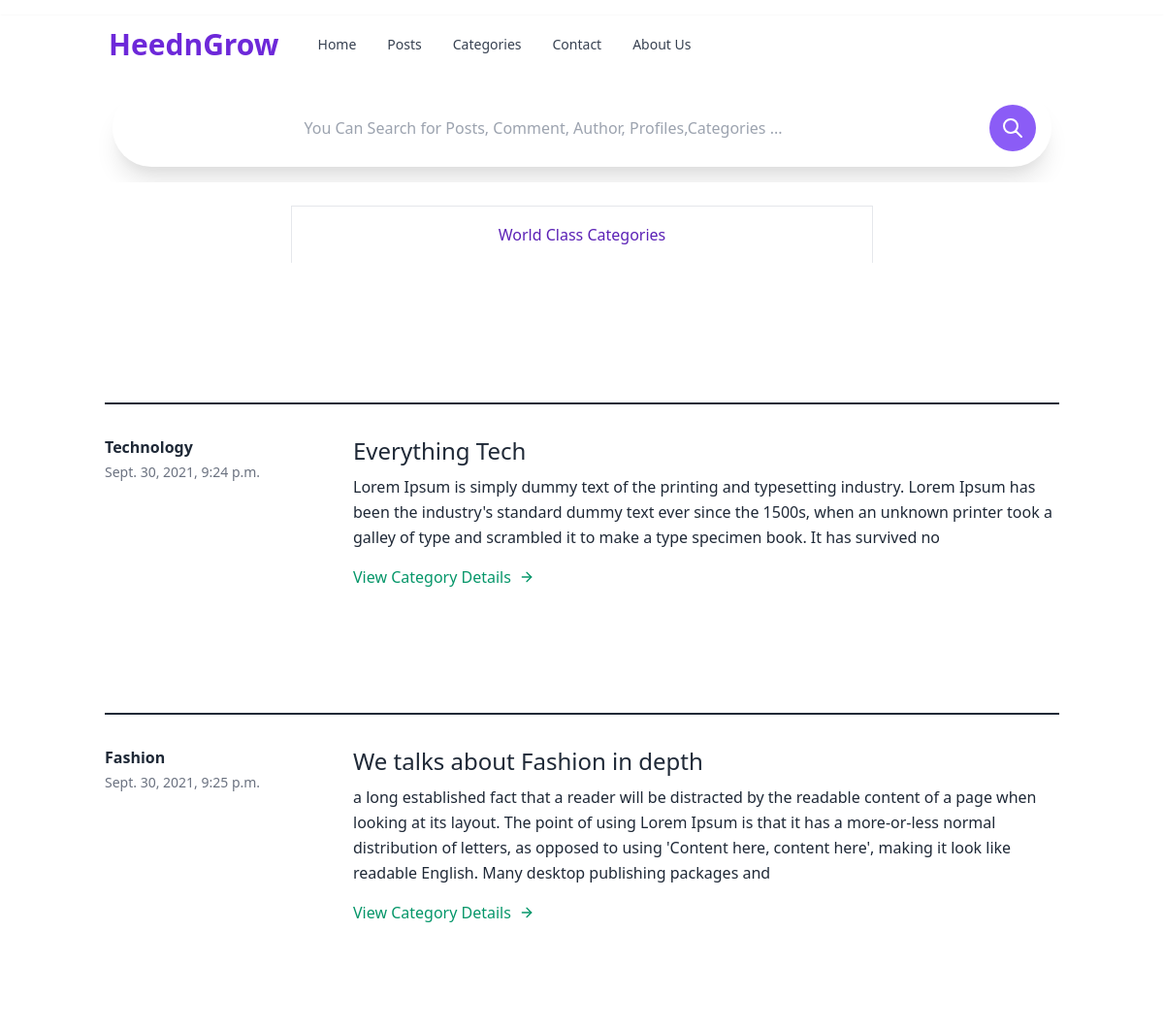
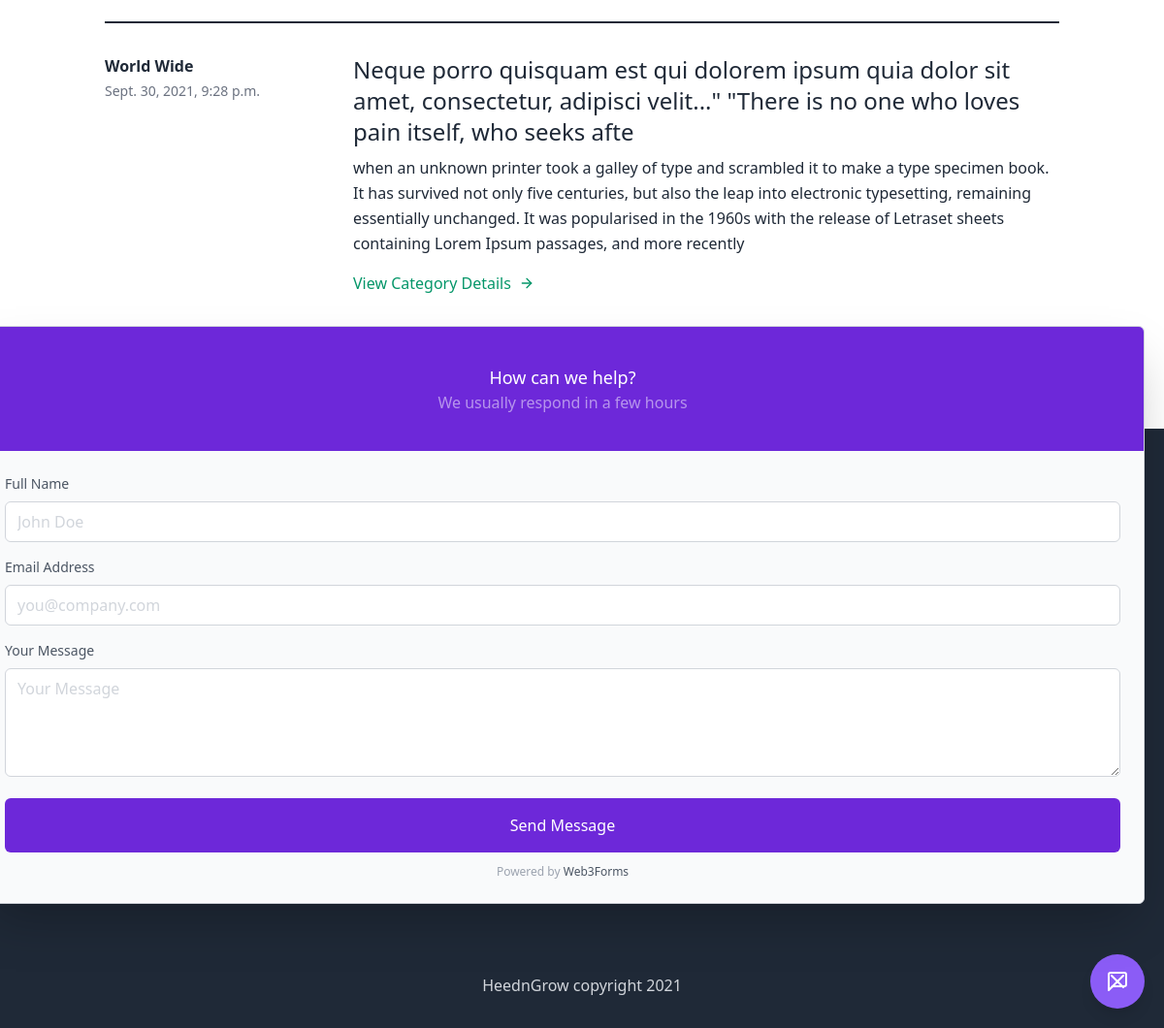
The app's page /categories/all/ with its own data (2 pictures, top to bottom).
### blog/models.py (models this page shows, shortened)
class Categories(models.Model):
    category_name = models.CharField(max_length=150,primary_key=True)
    category_title = models.CharField(max_length=150)
    category_description = models.TextField()
    created_date = models.DateTimeField(default=timezone.now)
    category_image = models.CharField(max_length=400,blank=True,null=True)
    class Meta:
        ordering =['created_date']

### blog/views.py (the view)
# urls.py: path('categories/all/',CategoriesListView.as_view(),name='categories'),
class CategoriesListView(ListView):
    context_object_name = 'categories'
    model = Categories
    page_kwarg = 'page'
    paginate_by = 10
    template_name = 'blog/category-list.html'

### blog/templates/blog/category-list.html
{% extends "blog/base.html" %}
{% block content %}
<section class="text-gray-400 bg-white dark:bg-gray-800 body-font overflow-hidden">
  <div class="flex flex-col w-full mb-12 text-left lg:text-center">
    <p class="mx-auto mt-6 mb-0 p-4 text-base font-medium leading-relaxed text-purple-800 border border-gray-200 border-b-0 lg:w-1/2">World Class Categories</p>
  </div>
{% for category in categories %}
  <div class="container px-5 py-24 pb-0 mx-auto">
    <div class="py-8 flex border-t-2 border-gray-800 flex-wrap md:flex-nowrap">
      <div class="md:w-64 md:mb-0 mb-6 flex-shrink-0 flex flex-col">
        <span class="font-semibold title-font text-gray-800 dark:text-white">{{category.category_name}}</span>
        <span class="mt-1 text-gray-500 text-sm">{{category.created_date}}</span>
      </div>
      <div class="md:flex-grow">
        <h2 class="text-2xl font-medium text-gray-800 dark:text-white title-font mb-2">{{category.category_title}}</h2>
        <p class="leading-relaxed text-gray-800 dark:text-white">{{category.category_description}}</p>
        <a href="{% url 'category_detail' category.pk %}"class="text-green-600 inline-flex items-center mt-4">View Category Details
          <svg class="w-4 h-4 ml-2" viewBox="0 0 24 24" stroke="currentColor" stroke-width="2" fill="none" stroke-linecap="round" stroke-linejoin="round">
            <path d="M5 12h14"></path>
            <path d="M12 5l7 7-7 7"></path>
          </svg>
        </a>
      </div>
    </div>
</div>
{% endfor %}
</section>
{% endblock content %}

### blog/templates/blog/base.html (shortened to what this page needs)
{% load static %}
<!DOCTYPE html>
<html lang="en" dir="ltr">
  <head>
    <link href="https://unpkg.com/tailwindcss@^2/dist/tailwind.min.css" rel="stylesheet">
  </head>
  <body>
      {% include "blog/partials/nav.html" %}
    <main class="dark:bg-gray-800 bg-white relative ">
    {% block content %}{% endblock content %}
    {% include "blog/partials/pop_contact.html" %}
    <div class="flex flex-col my-8 space-y-3 sm:space-y-0 sm:flex-row sm:justify-center sm:-mx-2">
      {% include "blog/partials/tag_form.html" %}
    </div>
    </main>
    {% include "blog/partials/footer.html" %}
  </body>
</html>

### blog/templates/blog/partials/nav.html (shortened to what this page needs)
<nav class="bg-white mt-4 shadow dark:bg-gray-800">
    <div class="container px-6 py-3 mx-auto md:flex">
        <div class="flex items-center justify-between">
            <div class="mr-4">
                <a class="text-2xl font-bold text-purple-700 dark:text-white lg:text-3xl hover:text-purple-600 dark:hover:text-gray-300" href="{% url 'home_page' %}">Heedn<p class="text-thin inline font-title">Grow</a>
            </div>
        </div>
        <div class="w-full md:flex md:items-center md:justify-between">
            <div class="flex flex-col px-2 py-3 -mx-4 md:flex-row md:mx-0 md:py-0">
                <a href="{% url 'home_page'%}" class="px-2 py-1 text-sm font-medium text-gray-700 transition-colors duration-200 transform rounded dark:text-gray-200 hover:bg-gray-900 hover:text-gray-100 md:mx-2">Home</a>
                <a href="{% url 'blog_list'%}" class="px-2 py-1 text-sm font-medium text-gray-700 transition-colors duration-200 transform rounded dark:text-gray-200 hover:bg-gray-900 hover:text-gray-100 md:mx-2">Posts</a>
                <a href="{% url 'categories'%}" class="px-2 py-1 text-sm font-medium text-gray-700 transition-colors duration-200 transform rounded dark:text-gray-200 hover:bg-gray-900 hover:text-gray-100 md:mx-2">Categories</a>
                <a href="{% url 'contact_template' %}" class="px-2 py-1 text-sm font-medium text-gray-700 transition-colors duration-200 transform rounded dark:text-gray-200 hover:bg-gray-900 hover:text-gray-100 md:mx-2">Contact</a>
                <a href="{% url 'about'%}" class="px-2 py-1 text-sm font-medium text-gray-700 transition-colors duration-200 transform rounded dark:text-gray-200 hover:bg-gray-900 hover:text-gray-100 md:mx-2">About Us</a>
            </div>
        </div>
    </div>
    {% include "blog/partials/search_bar.html" %}
</nav>

### blog/templates/blog/partials/search_bar.html
<form method="GET"  action="{% url 'search'%}">
  <div class="p-4 m-auto w-5/6">
<div class="bg-white flex items-center rounded-full shadow-xl">
<input value="{{ request.GET.query}}" name="query" type="text" class="rounded-l-full text-center w-full py-4 px-6 text-gray-700 leading-tight focus:outline-none" type="text" placeholder="You Can Search for Posts, Comment, Author, Profiles,Categories ...">
<div class="p-4">
  <button type="submit" class="bg-purple-500 text-white rounded-full p-2 hover:bg-purple-400 focus:outline-none w-12 h-12 flex items-center justify-center">
    <svg xmlns="http://www.w3.org/2000/svg" class="h-6 w-6" fill="none" viewBox="0 0 24 24" stroke="currentColor">
        <path stroke-linecap="round" stroke-linejoin="round" stroke-width="2" d="M21 21l-6-6m2-5a7 7 0 11-14 0 7 7 0 0114 0z" />
    </svg>
  </button>
</div>
</div>
</div>
</form>

### blog/templates/blog/partials/pop_contact.html (shortened to what this page needs)
    <div  id="web3forms__widget" x-data="{ open: true }"  x-init="() => setTimeout(() => open = false, 1000)">
      <div
        id="w3f__widget--content"
        x-show="open"
        x-transition:enter-start="opacity-0 translate-y-5"
        x-transition:enter="transition duration-200 transform ease"
        x-transition:leave="transition duration-200 transform ease"
        x-transition:leave-end="opacity-0 translate-y-5"
        @click.away="open = false"
        class="fixed flex flex-col z-50 bottom-[100px] top-0 right-0 h-auto left-0 sm:top-auto sm:right-5 sm:left-auto h-[calc(100%-95px)] w-full sm:w-[350px] overflow-auto min-h-[250px] sm:h-[600px] border border-gray-300 bg-white shadow-2xl rounded-md"
      >
      <div class="flex p-5 flex-col justify-center items-center h-32 bg-purple-700">
        <h3 class="text-lg text-white">How can we help?</h3>
        <p class="text-white opacity-50">We usually respond in a few hours</p>
      </div>
       <div class="bg-gray-50 flex-grow p-6">
          <form
          action="https://api.web3forms.com/submit"
          method="POST"
          id="form"
          class="needs-validation"
          novalidate
        >
            <div class="mb-4">
              <label
                for="full_name"
                class="block mb-2 text-sm text-gray-600 dark:text-gray-400"
                >Full Name</label
              >
              <input
                type="text"
                name="name"
                id="full_name"
                placeholder="John Doe"
                required
                class="w-full px-3 py-2 bg-white placeholder-gray-300 border border-gray-300 rounded-md focus:outline-none focus:ring focus:ring-indigo-100 focus:border-indigo-300"
              />
            </div>
            <div class="mb-4">
              <label
                for="email"
                class="block mb-2 text-sm text-gray-600 dark:text-gray-400"
                >Email Address</label
              >
              <input
                type="email"
                name="email"
                id="email"
                placeholder="you@company.com"
                required
                class="w-full px-3 py-2 bg-white placeholder-gray-300 border border-gray-300 rounded-md focus:outline-none focus:ring focus:ring-indigo-100 focus:border-indigo-300"
              />
            </div>
          <div class="mb-4">
            <label
              for="message"
              class="block mb-2 text-sm text-gray-600 dark:text-gray-400"
              >Your Message</label
            >
            <textarea
              rows="4"
              name="message"
              id="message"
              placeholder="Your Message"
              class="w-full h-28 px-3 py-2 bg-white placeholder-gray-300 border border-gray-300 rounded-md focus:outline-none focus:ring focus:ring-indigo-100 focus:border-indigo-300"
              required
            ></textarea>
          </div>
          <div class="mb-3">
            <button
              type="submit"
              class="w-full px-3 py-4 text-white bg-purple-700 rounded-md focus:bg-indigo-600 focus:outline-none"
            >
              Send Message
            </button>
          </div>
          <p class="text-xs text-center text-gray-400" id="result">
            <span>Powered by <a href="https://Web3Forms.com" class="text-gray-600" target="_blank" rel="noopener noreferrer">Web3Forms</a></span>
          </p>
        </form>
       </div>
      </div>
      <button
        id="w3f__widget--btn"
        @click="open = !open"
        class="fixed z-40 right-5 bottom-5 shadow-lg flex justify-center items-center w-14 h-14 bg-purple-500 rounded-full focus:outline-none hover:bg-indigo-600 focus:bg-indigo-600 transition duration-300 ease"
      >
      </button>
  </div>

### blog/templates/blog/partials/tag_form.html (shortened to what this page needs)
<form method="GET" action="{% url 'tag'%}">
    <button type="submit" class="px-4 py-2 text-sm font-medium tracking-wide text-white capitalize transition-colors duration-200 transform bg-purple-700 rounded-md sm:mx-2 hover:bg-purple-500 focus:outline-none focus:bg-purple-600">
    </button>
</form>

### blog/templates/blog/partials/footer.html (shortened to what this page needs)
<footer class="bg-gray-800 dark:bg-gray-800 w-full py-8">
    <div class="max-w-screen-xl mx-auto mt-20 px-4">
        <ul class="max-w-screen-md mx-auto text-lg font-light flex flex-wrap justify-between">
            <li class="my-2">
                <a class="text-gray-300 hover:text-gray-400 dark:text-gray-300 dark:hover:text-white transition-colors duration-200" href="#">
                </a>
            </li>
            <li class="my-2">
                <a class="text-gray-300 hover:text-gray-400 dark:text-gray-300 dark:hover:text-white transition-colors duration-200" href="#">
                </a>
            </li>
            <li class="my-2">
                <a class="text-gray-300 hover:text-gray-400 dark:text-gray-300 dark:hover:text-white transition-colors duration-200" href="#">
                </a>
            </li>
            <li class="my-2">
                <a class="text-gray-300 hover:text-gray-400 dark:text-gray-300 dark:hover:text-white transition-colors duration-200" href="#">
                </a>
            </li>
        </ul>
        <div class="pt-8 flex max-w-xs mx-auto items-center justify-between">
            <a href="#" class="text-gray-800 hover:text-gray-900 dark:hover:text-white transition-colors duration-200">
            </a>
            <a href="#" class="text-gray-300 hover:text-gray-400 dark:hover:text-white transition-colors duration-200">
            </a>
            <a href="#" class="text-gray-300 hover:text-gray-400 dark:hover:text-white transition-colors duration-200">
            </a>
            <a href="#" class="text-gray-300 hover:text-gray-400 dark:hover:text-white transition-colors duration-200">
            </a>
            <a href="#" class="text-gray-300 hover:text-gray-400 dark:hover:text-white transition-colors duration-200">
            </a>
        </div>
        <div class="max-w-3xl px-6 py-16 bg-gray-800 dark:bg-gray-800 mx-auto text-center">
            <h1 class="text-3xl font-semibold text-purple-700 dark:text-gray-100">Wants to get intouch with us?</h1>
            <p class="max-w-md mx-auto mt-5 text-gray-500 dark:text-gray-400">Lorem ipsum dolor sit amet, consectetur adipisicing elit. Perferendis, minus tempora nemo quos</p>
            <div class="flex flex-col mt-8 space-y-3 sm:space-y-0 sm:flex-row sm:justify-center sm:-mx-2">
              {% include "blog/partials/newsletter.html" %}
            </div>
        </div>
            <div class="text-center text-gray-300 dark:text-gray-200 pt-10 sm:pt-12 font-light flex items-center justify-center">
                HeednGrow copyright 2021
            </div>
        </div>
    </footer>

### blog/templates/blog/partials/newsletter.html (shortened to what this page needs)
<form hx-post="{% url 'newsletter'%}" hx-swap="outerHTML">
    <button type="submit" class="px-4 py-2 text-sm font-medium tracking-wide text-white capitalize transition-colors duration-200 transform bg-purple-700 rounded-md sm:mx-2 hover:bg-purple-500 focus:outline-none focus:bg-purple-600">
    </button>
</form>

### records on screen
Categories: category_name "Technology", created_date "Sept. 30, 2021, 9:24 p.m.", category_title "Everything Tech", category_description "Lorem Ipsum is simply dummy text of the printing and typesetting industry. Lorem Ipsum has been the industry's standard dummy text ever since the 1500s, when an unknown printer took a galley of type and scrambled it to make a type specimen book. It has survived no"
Categories: category_name "Fashion", created_date "Sept. 30, 2021, 9:25 p.m.", category_title "We talks about Fashion in depth", category_description "a long established fact that a reader will be distracted by the readable content of a page when looking at its layout. The point of using Lorem Ipsum is that it has a more-or-less normal distribution of letters, as opposed to using 'Content here, content here', making it look like readable English. Many desktop publishing packages and"
Categories: category_name "World Wide", created_date "Sept. 30, 2021, 9:28 p.m.", category_title "Neque porro quisquam est qui dolorem ipsum quia dolor sit amet, consectetur, adipisci velit...\" \"There is no one who loves pain itself, who seeks afte", category_description "when an unknown printer took a galley of type and scrambled it to make a type specimen book. It has survived not only five centuries, but also the leap into electronic typesetting, remaining essentially unchanged. It was popularised in the 1960s with the release of Letraset sheets containing Lorem Ipsum passages, and more recently"
